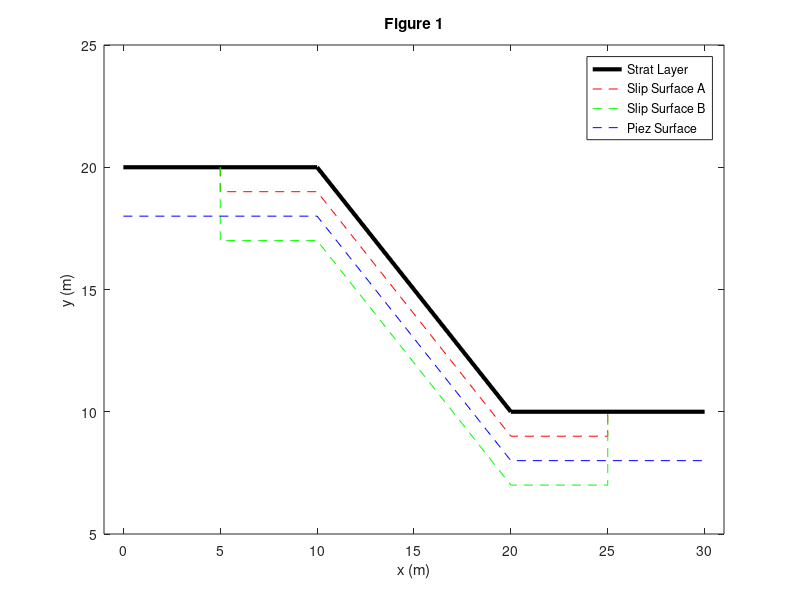
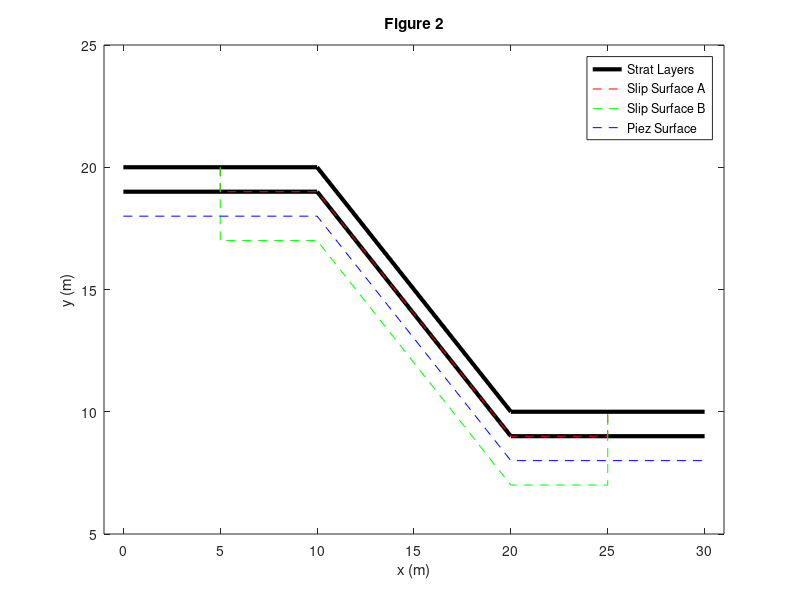

Recreate these plots in MATLAB, in order. (Note: this script raises an error after producing the figures.)
function SSA_PropertySorterTester
clear all; close all; clc;

%% 
% <latex>
% \section{Property Sorting Tester}
%
% Testing results obtained from the SSS_PropertySorter.m program, a module 
% in the SlopeStabilityAnalysis.m program. Results from the are compared to 
% expected results at boundary cases. minor changes are then made to inputs
% to see the change in output.
%
% \newpage
% </latex>
%

strat1={[0,10,20,30;20,20,10,10]}; % strat1 homogenous straight line slope, no piez.
gamly1=[1];
gamsly1=[3];

strat2={[0,10,20,30;20,20,10,10];[0,10,20,30;19,19,9,9]}; % strat2 2 layers below each other. Straight line slope.
gamly2=[1,2];
gamsly2=[3,4];

piez1=[]; % piez1 no piez
gamw1=1;

piez2=[0,10,20,30;18,18,8,8]; % piez2 1 unit below strat1
gamw2=10;

slip1=[4.9999,5,10,20,25,25.0001;20,19,19,9,9,10]; % slip 1
slip2=[4.9999,5,10,20,25,25.0001;20,17,17,7,7,10]; % slip 2

%%
% <latex>
% \subsection{Setup}
% The figures below demonstrate the original set ups, that the tester 
% expects results to match with. 
% ~\newline~\newline\noindent
% Figure 1 shows stratigraphic geometry 1, with a single stratigraphic 
% layer. Slip surface 1 is the red dotted line, and is a slip surface 1 
% unit below the uppermost strat layer. Slip surface 2 is the green dotted 
% line, 3 units below the uppermost stratigraphic layer. The piezometric
% surface is the blue dotted line, 2 units below the uppermost
% stratigraphic layer.
% ~\newline~\newline\noindent
% Figure 2 shows stratigraphic geometry 2, with the same uppermost layer as
% stratigraphic geometry 1, but switches to a new layer 1 unit below the
% uppermost layer. Slip and piezometric surfaces remain the same.
% </latex>
%

figure(1)
plot(strat1{1}(1,:),strat1{1}(2,:),'k','linewidth',3)
hold on
plot(slip1(1,:),slip1(2,:),'--r')
hold on
plot(slip2(1,:),slip2(2,:),'--g')
hold on
plot(piez2(1,:),piez2(2,:),'--b')
axis([-1 31 5 25])
xlabel('x (m)')
ylabel('y (m)')
title('Figure 1')
legend('Strat Layer','Slip Surface A','Slip Surface B','Piez Surface')

figure(2)
h1=plot(strat2{1}(1,:),strat2{1}(2,:),'k','linewidth',3);
hold on
plot(strat2{2}(1,:),strat2{2}(2,:),'k','linewidth',3)
hold on
h2=plot(slip1(1,:),slip1(2,:),'--r');
hold on
h3=plot(slip2(1,:),slip2(2,:),'--g');
hold on
h4=plot(piez2(1,:),piez2(2,:),'--b');
axis([-1 31 5 25])
xlabel('x (m)')
ylabel('y (m)')
title('Figure 2')
legend([h1,h2,h3,h4],{'Strat Layers','Slip Surface A','Slip Surface B','Piez Surface'})

%%
% <latex>
% The results will be studied in 8 cases
% 
% \begin{center}
%    \begin{tabular}{| m{3cm} | m{3cm} | m{3cm} | m{3cm} |}
%    Case & Stratigraphic Geometry & Slip Surface & Piezometric Surface \\ \hline
%    Case(1) & Strat1 & Slip Surface 1 & No \\ \hline
%    Case(2) & Strat2 & Slip Surface 1 & No \\ \hline
%    Case(3) & Strat1 & Slip Surface 2 & No \\ \hline
%    Case(4) & Strat2 & Slip Surface 2 & No \\ \hline
%    Case(5) & Strat1 & Slip Surface 1 & Piez Surface \\ \hline
%    Case(6) & Strat2 & Slip Surface 1 & Piez Surface \\ \hline
%    Case(7) & Strat1 & Slip Surface 2 & Piez Surface \\ \hline
%    Case(8) & Strat2 & Slip Surface 2 & Piez Surface \\ \hline
%    \end{tabular}
% \end{center}
%
% </latex>
%

%%
% <latex>
% \subsection{Testing}
% The results of testing follow below. In the tables a '.' represents the
% property matched its expected reulsts based on the original results. A
% 'FAIL' represents the property did not match.
% ~\newline~\newline\noindent
% The Slice Height and Interslice Properties values test the interslice
% property sorting of the module. The Base Properties values test the base 
% property sorting of the module. The Slice Weight value tests the 
% stratigraphic geometry sorting of the module. The base water pressure 
% forces, surface water pressure forces, and interslice water forces test 
% the piezometric sorting of the module. 
%
% </latex>

%%
% <latex>
% \subsubsection*{Test (i)}
% \textbf{Adjustment:} None
% ~\newline\noindent
% \textbf{Effect:} No failures
% </latex>
fprintf('Test(i) \n\n')
Results (strat1,gamly1,gamsly1,strat2,gamly2,gamsly2,...
    piez1,gamw1,piez2,gamw2,slip1,slip2)
fprintf('\n\n')

%%
% <latex>
% \subsubsection*{Test (ii)}
% \textbf{Adjustment:} Raise piez line to just below slip 1.
% ~\newline\noindent
% \textbf{Effect:} Piezometric now interacts differently with slip 2, but 
% not slip 1. Only affects properties related to the piezometric surface
% and weights of the slices due to change in wter weight.
% ~\newline\noindent
% \textbf{Results:} Changes in Base Water Forces, Slice Weights, and 
% Interslice Water Forces for cases (7),(8)
% </latex>
fprintf('Test(ii) \n\n')
piez2=[0,10,20,30;18.99,18.99,8.99,8.99];
Results (strat1,gamly1,gamsly1,strat2,gamly2,gamsly2,...
    piez1,gamw1,piez2,gamw2,slip1,slip2)
fprintf('\n')
piez2=[0,10,20,30;18,18,8,8]; %Reset

%%
% <latex>
% \subsubsection*{Test (iii)}
% \textbf{Adjustment:} Raise piez line to just above slip 1.
% ~\newline\noindent
% \textbf{Effect:} Piezometric surface now interacts differently with slip 
% 1 also. Still only affects properties related to the piezometric surface 
% and slice weights.
% ~\newline\noindent
% \textbf{Results:} Changes in Base Water Forces, Slice Weights, and 
% Interslice Water Forces for cases (5),(6)(7),(8)
% </latex>
fprintf('Test(iii) \n\n')
piez2=[0,10,20,30;19.01,19.01,9.01,9.01];
Results (strat1,gamly1,gamsly1,strat2,gamly2,gamsly2,...
    piez1,gamw1,piez2,gamw2,slip1,slip2)
fprintf('\n')
piez2=[0,10,20,30;18,18,8,8]; % Reset

%%
% <latex>
% \subsubsection*{Test (iv)}
% \textbf{Adjustment:} Lower slip 1 to just above the piezometric surface.
% ~\newline\noindent
% \textbf{Effect:} Slip 1 interaction with the piezometric surface doesn't 
% change. For stratigraphic geometry 2 now interacts differently with the
% second layer. Lowering will cause changes in height, interslice 
% properties and slice weights for all slip 1 cases. It will also cause
% changes to base properties for slip 1, stratigraphic geometry 2 cases.
% ~\newline\noindent
% \textbf{Results:} Changes in Slice Heights, Slice Weights, and Interslice 
% Properties for cases (1),(2),(5),(6). Changes in Base Properties for 
% cases (2),(6).
% </latex>  
fprintf('Test(iv) \n\n')
slip1=[4.9999,5,10,20,25,25.0001;20,18.01,18.01,8.01,8.01,10];
Results (strat1,gamly1,gamsly1,strat2,gamly2,gamsly2,...
    piez1,gamw1,piez2,gamw2,slip1,slip2)
fprintf('\n')
slip1=[4.9999,5,10,20,25,25.0001;20,19,19,9,9,10]; % Reset

%%
% <latex>
% \subsubsection*{Test (v)}
% \textbf{Adjustment:} Lower slip 1 to just below the piezometric surface.
% ~\newline\noindent
% \textbf{Effect:} Slip 1 now interacts with the piezometric surface. For 
% stratigraphic geometry 2 now interacts differently with the
% second layer. Now new values for cases with slip 1, and piezometric
% surfaces, for water related properties.
% ~\newline\noindent
% \textbf{Results:} Changes in Slice Heights, Slice Weights, and Interslice
% Properties for cases (1),(2),(5),(6). Changes in base properties for 
% cases (2),(6). Changes in Base Water Forces, and Interslice Water Forces 
% for cases (5),(6)
% </latex>  

fprintf('Test(v) \n\n')
slip1=[4.9999,5,10,20,25,25.0001;20,17.99,17.99,7.99,7.99,10];
Results (strat1,gamly1,gamsly1,strat2,gamly2,gamsly2,...
    piez1,gamw1,piez2,gamw2,slip1,slip2)
fprintf('\n')
slip1=[4.9999,5,10,20,25,25.0001;20,19,19,9,9,10]; % Reset


end

function Results(strat1,gamly1,gamsly1,strat2,gamly2,gamsly2,...
    piez1,gamw1,piez2,gamw2,slip1,slip2)
eps=1E-5;

nvtx1=length(slip1);
nsubslice1=5;
nslice1=(nsubslice1)*(nvtx1-1);
evalslip1=SlicerModule(1,slip1,nvtx1,nslice1,nsubslice1);
evalslip2=SlicerModule(1,slip2,nvtx1,nslice1,nsubslice1);

iInt1={[1],[2]};
iInt2={[1,1],[2,1]};
iBase1={[1],[2]};
iBase2={[1,4],[2,3]};

[ubi1,uti1,wi1,Hi1,hwi1,oInti1,oBasei1]=...
    SSA_PropertySorter(evalslip1,strat1,piez1,gamw1,gamly1,gamsly1,iInt1,iBase1);
[ubi2,uti2,wi2,Hi2,hwi2,oInti2,oBasei2]=...
    SSA_PropertySorter(evalslip1,strat2,piez1,gamw1,gamly2,gamsly2,iInt2,iBase2);
[ubi3,uti3,wi3,Hi3,hwi3,oInti3,oBasei3]=...
    SSA_PropertySorter(evalslip2,strat1,piez1,gamw1,gamly1,gamsly1,iInt1,iBase1);
[ubi4,uti4,wi4,Hi4,hwi4,oInti4,oBasei4]=...
    SSA_PropertySorter(evalslip2,strat2,piez1,gamw1,gamly2,gamsly2,iInt2,iBase2);

[ubi5,uti5,wi5,Hi5,hwi5,oInti5,oBasei5]=...
    SSA_PropertySorter(evalslip1,strat1,piez2,gamw2,gamly1,gamsly1,iInt1,iBase1);
[ubi6,uti6,wi6,Hi6,hwi6,oInti6,oBasei6]=...
    SSA_PropertySorter(evalslip1,strat2,piez2,gamw2,gamly2,gamsly2,iInt2,iBase2);
[ubi7,uti7,wi7,Hi7,hwi7,oInti7,oBasei7]=...
    SSA_PropertySorter(evalslip2,strat1,piez2,gamw2,gamly1,gamsly1,iInt1,iBase1);
[ubi8,uti8,wi8,Hi8,hwi8,oInti8,oBasei8]=...
    SSA_PropertySorter(evalslip2,strat2,piez2,gamw2,gamly2,gamsly2,iInt2,iBase2);

% -------------------------------------------------------------------------
% HEIGHT %
%
% i1
if abs(oInti1{1} - ones(1,nslice1-1)) < eps*ones(1,nslice1-1), CodeH1=('.');
else CodeH1=('FAIL'); end
% i2
if abs(oInti2{1} - ones(1,nslice1-1)) < eps*ones(1,nslice1-1), CodeH2=('.');
else CodeH2=('FAIL');end
% i3
if abs(oInti3{1} - 3*ones(1,nslice1-1)) < eps*ones(1,nslice1-1), CodeH3=('.');
else CodeH3=('FAIL'); end
% i4
if abs(oInti4{1} - 3*ones(1,nslice1-1)) < eps*ones(1,nslice1-1), CodeH4=('.');
else CodeH4=('FAIL'); end
% i5
if abs(oInti5{1} - ones(1,nslice1-1)) < eps*ones(1,nslice1-1), CodeH5=('.');
else CodeH5=('FAIL'); end
% i6
if abs(oInti6{1} - ones(1,nslice1-1)) < eps*ones(1,nslice1-1), CodeH6=('.');
else CodeH6=('FAIL'); end
% i7
if abs(oInti7{1} - 3*ones(1,nslice1-1)) < eps*ones(1,nslice1-1), CodeH7=('.');
else CodeH7=('FAIL'); end
% i8
if abs(oInti8{1} - 3*ones(1,nslice1-1)) < eps*ones(1,nslice1-1), CodeH8=('.');
else CodeH8=('FAIL');end
%
% -------------------------------------------------------------------------

% -------------------------------------------------------------------------
% SURFACE PRESSURE %
%
% i1
if abs(uti1 - zeros(1,nslice1+1)) < eps*ones(1,nslice1+1), CodeUT1=('.');
else CodeUT1=('FAIL'); end
% i2
if abs(uti2 - zeros(1,nslice1+1)) < eps*ones(1,nslice1+1), CodeUT2=('.');
else CodeUT2=('FAIL');end
% i3
if abs(uti3 - zeros(1,nslice1+1)) < eps*ones(1,nslice1+1), CodeUT3=('.');
else CodeUT3=('FAIL'); end
% i4
if abs(uti4 - zeros(1,nslice1+1)) < eps*ones(1,nslice1+1), CodeUT4=('.');
else CodeUT4=('FAIL'); end
% i5
if abs(uti5 - zeros(1,nslice1+1)) < eps*ones(1,nslice1+1), CodeUT5=('.');
else CodeUT5=('FAIL'); end
% i6
if abs(uti6 - zeros(1,nslice1+1)) < eps*ones(1,nslice1+1), CodeUT6=('.');
else CodeUT6=('FAIL'); end
% i7
if abs(uti7 - zeros(1,nslice1+1)) < eps*ones(1,nslice1+1), CodeUT7=('.');
else CodeUT7=('FAIL'); end
% i8
if abs(uti8 - zeros(1,nslice1+1)) < eps*ones(1,nslice1+1), CodeUT8=('.');
else CodeUT8=('FAIL');end
%
% -------------------------------------------------------------------------

% -------------------------------------------------------------------------
% BASE PRESSURE %
%
% i1
if abs(ubi1 - zeros(1,nslice1+1)) < eps*ones(1,nslice1+1), CodeUB1=('.');
else CodeUB1=('FAIL'); end
% i2
if abs(ubi2 - zeros(1,nslice1+1)) < eps*ones(1,nslice1+1), CodeUB2=('.');
else CodeUB2=('FAIL');end
% i3
if abs(ubi3 - zeros(1,nslice1+1)) < eps*ones(1,nslice1+1), CodeUB3=('.');
else CodeUB3=('FAIL'); end
% i4
if abs(ubi4 - zeros(1,nslice1+1)) < eps*ones(1,nslice1+1), CodeUB4=('.');
else CodeUB4=('FAIL'); end
% i5
if abs(ubi5 - zeros(1,nslice1+1)) < eps*ones(1,nslice1+1), CodeUB5=('.');
else CodeUB5=('FAIL'); end
% i6
if abs(ubi6 - zeros(1,nslice1+1)) < eps*ones(1,nslice1+1), CodeUB6=('.');
else CodeUB6=('FAIL'); end
% i7
if abs(ubi7 - [0,10*ones(1,nslice1-1),0]) < eps*ones(1,nslice1+1), CodeUB7=('.');
else CodeUB7=('FAIL'); end
% i8
if abs(ubi8 - [0,10*ones(1,nslice1-1),0]) < eps*ones(1,nslice1+1), CodeUB8=('.');
else CodeUB8=('FAIL');end
%
% -------------------------------------------------------------------------

% -------------------------------------------------------------------------
% WEIGHT %
%
% i1
if abs(wi1 - [0,ones(1,nslice1-1),0]) < eps*ones(1,nslice1+1), CodeW1=('.');
else CodeW1=('FAIL'); end
% i2
if abs(wi2 - [0,ones(1,nslice1-1),0]) < eps*ones(1,nslice1+1), CodeW2=('.');
else CodeW2=('FAIL');end
% i3
if abs(wi3 - [0,3*ones(1,nslice1-1),0]) < eps*ones(1,nslice1+1), CodeW3=('.');
else CodeW3=('FAIL'); end
% i4
if abs(wi4 - [0,5*ones(1,nslice1-1),0]) < eps*ones(1,nslice1+1), CodeW4=('.');
else CodeW4=('FAIL'); end
% i5
if abs(wi5 - [0,ones(1,nslice1-1),0]) < eps*ones(1,nslice1+1), CodeW5=('.');
else CodeW5=('FAIL'); end
% i6
if abs(wi6 - [0,ones(1,nslice1-1),0]) < eps*ones(1,nslice1+1), CodeW6=('.');
else CodeW6=('FAIL'); end
% i7
if abs(wi7 - [0,5*ones(1,nslice1-1),0]) < eps*ones(1,nslice1+1), CodeW7=('.');
else CodeW7=('FAIL'); end
% i8
if abs(wi8 - [0,7*ones(1,nslice1-1),0]) < eps*ones(1,nslice1+1), CodeW8=('.');
else CodeW8=('FAIL');end
%
% -------------------------------------------------------------------------

% -------------------------------------------------------------------------
% INTERSLICE WATER FORCE %
%
% i1
if abs(Hi1 - zeros(1,nslice1-1)) < eps*ones(1,nslice1-1)
    if hwi1 - zeros(1,nslice1-1) < eps*ones(1,nslice1-1) 
        CodeHW1=('.');
    else CodeHW1=('FAIL'); end
else CodeHW1=('FAIL'); end
% % i2
if abs(Hi2 - zeros(1,nslice1-1)) < eps*ones(1,nslice1-1)
    if hwi2 - zeros(1,nslice1-1) < eps*ones(1,nslice1-1)
        CodeHW2=('.');
    else CodeHW2=('FAIL'); end
else CodeHW2=('FAIL'); end
% % i3
if abs(Hi3 - zeros(1,nslice1-1)) < eps*ones(1,nslice1-1)
    if hwi3 - zeros(1,nslice1-1) < eps*ones(1,nslice1-1)
        CodeHW3=('.');
    else CodeHW3=('FAIL'); end
else CodeHW3=('FAIL'); end
% % i4
if abs(Hi4 - zeros(1,nslice1-1)) < eps*ones(1,nslice1-1)
    if hwi4 - zeros(1,nslice1-1) < eps*ones(1,nslice1-1) 
        CodeHW4=('.');
    else CodeHW4=('FAIL'); end
else CodeHW4=('FAIL'); end
% % i5
if abs(Hi5 - zeros(1,nslice1-1)) < eps*ones(1,nslice1-1)
    if hwi5 - zeros(1,nslice1-1) < eps*ones(1,nslice1-1) 
        CodeHW5=('.');
    else CodeHW5=('FAIL'); end
else CodeHW5=('FAIL'); end
% % i6
if abs(Hi6 - zeros(1,nslice1-1)) < eps*ones(1,nslice1-1)
    if hwi6 - zeros(1,nslice1-1) < eps*ones(1,nslice1-1)
        CodeHW6=('.');
    else CodeHW6=('FAIL'); end
else CodeHW6=('FAIL'); end
% % i7
if abs(Hi7 - 5*ones(1,nslice1-1)) < eps*ones(1,nslice1-1)
    if hwi7 - (1/3)*ones(1,nslice1-1) < eps*ones(1,nslice1-1)
        CodeHW7=('.');
    else CodeHW7=('FAIL'); end
else CodeHW7=('FAIL'); end
% % i8
if abs(Hi8 - 5*ones(1,nslice1-1)) < eps*ones(1,nslice1-1)
    if hwi8 - (1/3)*ones(1,nslice1-1) < eps*ones(1,nslice1-1)
        CodeHW8=('.');
    else CodeHW8=('FAIL'); end
else CodeHW8=('FAIL'); end
%
% -------------------------------------------------------------------------

% -------------------------------------------------------------------------
% BASE PROPERTIES %
%
% i1
if abs(oBasei1{1} - ones(1,nslice1)) < eps*ones(1,nslice1)
    if abs(oBasei1{2} - 2*ones(1,nslice1)) < eps*ones(1,nslice1)
        CodeBP1=('.');
    else CodeBP1=('FAIL'); end
else fCodeBP1=('FAIL'); end
% % i2
if abs(oBasei2{1} - [1,4*ones(1,nslice1-2),1]) < eps*ones(1,nslice1)
    if abs(oBasei2{2} - [2,3*ones(1,nslice1-2),2]) < eps*ones(1,nslice1)
        CodeBP2=('.');
    else CodeBP2=('FAIL'); end
else CodeBP2=('FAIL'); end
% % i3
if abs(oBasei3{1} - ones(1,nslice1)) < eps*ones(1,nslice1)
    if abs(oBasei3{2} - 2*ones(1,nslice1)) < eps*ones(1,nslice1)
        CodeBP3=('.');
    else CodeBP3=('FAIL'); end
else CodeBP3=('FAIL'); end
% % i4
if abs(oBasei4{1} - [3,4*ones(1,nslice1-2),3]) < eps*ones(1,nslice1)
    if abs(oBasei4{2} - [8/3,3*ones(1,nslice1-2),8/3]) < eps*ones(1,nslice1)
        CodeBP4=('.');
    else CodeBP4=('FAIL'); end
else CodeBP4=('FAIL'); end
% % i5
if abs(oBasei5{1} - ones(1,nslice1)) < eps*ones(1,nslice1)
    if abs(oBasei5{2} - 2*ones(1,nslice1)) < eps*ones(1,nslice1)
        CodeBP5=('.');
    else CodeBP5=('FAIL'); end
else CodeBP5=('FAIL'); end
% % i6
if abs(oBasei6{1} - [1,4*ones(1,nslice1-2),1]) < eps*ones(1,nslice1)
    if abs(oBasei6{2} - [2,3*ones(1,nslice1-2),2]) < eps*ones(1,nslice1)
        CodeBP6=('.');
    else CodeBP6=('FAIL'); end
else CodeBP6=('FAIL'); end
% % i7
if abs(oBasei7{1} - ones(1,nslice1)) < eps*ones(1,nslice1)
    if abs(oBasei7{2} - 2*ones(1,nslice1)) < eps*ones(1,nslice1)
        CodeBP7=('.');
    else CodeBP7=('FAIL'); end
else CodeBP7=('FAIL'); end
% % i8
if abs(oBasei8{1} - [3,4*ones(1,nslice1-2),3]) < eps*ones(1,nslice1)
    if abs(oBasei8{2} - [8/3,3*ones(1,nslice1-2),8/3]) < eps*ones(1,nslice1)
        CodeBP8=('.');
    else CodeBP8=('FAIL'); end
else CodeBP8=('FAIL'); end
%
% -------------------------------------------------------------------------

% -------------------------------------------------------------------------
% INTERSLICE PROPERTIES %
%
% i1
if abs(oInti1{2} - (1*2)*ones(1,nslice1-1)) < eps*ones(1,nslice1-1), CodeIP1=('.');
else CodeIP1=('FAIL'); end
% % i2
if abs(oInti2{2} - (1*2+0*1)*ones(1,nslice1-1)) < eps*ones(1,nslice1-1), CodeIP2=('.');
else CodeIP2=('FAIL'); end
% % i3
if abs(oInti3{2} - (3*2)*ones(1,nslice1-1)) < eps*ones(1,nslice1-1), CodeIP3=('.');
else CodeIP3=('FAIL'); end
% % i4
if abs(oInti4{2} - (1*2+2*1)*ones(1,nslice1-1)) < eps*ones(1,nslice1-1), CodeIP4=('.');
else CodeIP4=('FAIL'); end
% % i5
if abs(oInti5{2} - (1*2)*ones(1,nslice1-1)) < eps*ones(1,nslice1-1), CodeIP5=('.');
else CodeIP5=('FAIL'); end
% % i6
if abs(oInti6{2} - (1*2+0*1)*ones(1,nslice1-1)) < eps*ones(1,nslice1-1), CodeIP6=('.');
else CodeIP6=('FAIL'); end
% % i7
if abs(oInti7{2} - (3*2)*ones(1,nslice1-1)) < eps*ones(1,nslice1-1), CodeIP7=('.');
else CodeIP7=('FAIL'); end
% % i8
if abs(oInti8{2} - (1*2+2*1)*ones(1,nslice1-1)) < eps*ones(1,nslice1-1), CodeIP8=('.');
else CodeIP8=('FAIL'); end
%
% -------------------------------------------------------------------------

fprintf('Property                 Case(1)   Case(2)   Case(3)   Case(4)   Case(5)   Case(6)   Case(7)   Case(8)\n\n')
fprintf('Slice Heights   %13s   %7s   %7s   %7s   %7s   %7s   %7s   %7s\n',CodeH1,CodeH2,CodeH3,CodeH4,CodeH5,CodeH6,CodeH7,CodeH8)
fprintf('Surface Water Forces   %6s   %7s   %7s   %7s   %7s   %7s   %7s   %7s\n',CodeUT1,CodeUT2,CodeUT3,CodeUT4,CodeUT5,CodeUT6,CodeUT7,CodeUT8)
fprintf('Base Water Forces   %9s   %7s   %7s   %7s   %7s   %7s   %7s   %7s\n',CodeUB1,CodeUB2,CodeUB3,CodeUB4,CodeUB5,CodeUB6,CodeUB7,CodeUB8)
fprintf('Interslice Water Forces   %3s   %7s   %7s   %7s   %7s   %7s   %7s   %7s\n',CodeHW1,CodeHW2,CodeHW3,CodeHW4,CodeHW5,CodeHW6,CodeHW7,CodeHW8)
fprintf('Slice Weights   %13s   %7s   %7s   %7s   %7s   %7s   %7s   %7s\n',CodeW1,CodeW2,CodeW3,CodeW4,CodeW5,CodeW6,CodeW7,CodeW8)
fprintf('Interslice Properties   %5s   %7s   %7s   %7s   %7s   %7s   %7s   %7s\n',CodeIP1,CodeIP2,CodeIP3,CodeIP4,CodeIP5,CodeIP6,CodeIP7,CodeIP8)
fprintf('Base Properties   %11s   %7s   %7s   %7s   %7s   %7s   %7s   %7s\n',CodeBP1,CodeBP2,CodeBP3,CodeBP4,CodeBP5,CodeBP6,CodeBP7,CodeBP8)
end